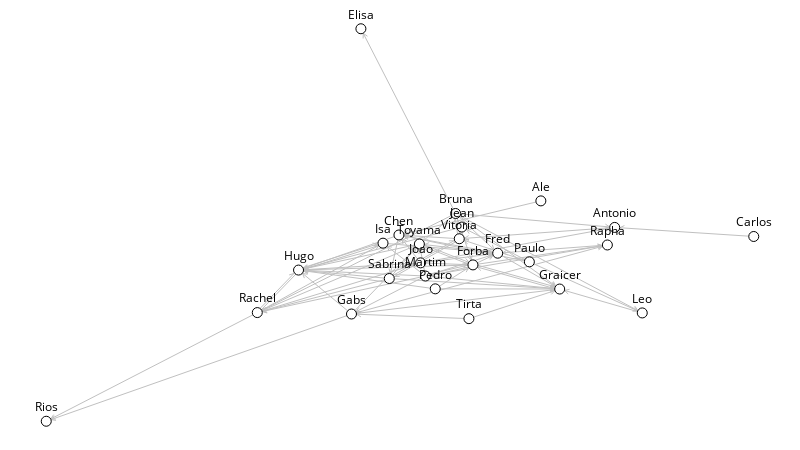

The notebook cell saved with this chart:
### Code cell
g = sn.load_graph('one-mode.gml', has_pos=False)

sn.show_graph(g, nlab=True)

### Figure 1 — Plotly figure (JSON) as saved in the notebook; plotly's stock layout.template omitted (floating-point values rounded to 4 significant figures; data arrays with more than 128 entries replaced by an {"elided": "..."} marker saying what was removed)
{"data": [{"hoverinfo": "none", "line": {"color": "rgb(192, 192, 192)", "width": 1}, "mode": "lines", "type": "scatter", "uid": "d979f608-d349-11e8-992b-704d7b885bfd", "x": {"elided": "678 float values"}, "y": {"elided": "678 float values"}}, {"hoverinfo": "none", "marker": {"color": "rgb(255, 255, 255)", "line": {"color": "rgb(0, 0, 0)", "width": 1}, "size": 10}, "mode": "markers+text", "text": ["Rachel", "Jean", "Bruna", "Leo", "Joao", "Rapha", "Carlos", "Fred", "Toyama", "Vitoria", "Hugo", "Gabs", "Elisa", "Paulo", "Sabrina", "Forba", "Rios", "Ale", "Graicer", "Antonio", "Martim", "Pedro", "Isa", "Chen", "Tirta"], "textfont": {"color": "rgb(0, 0, 0)"}, "textposition": "top center", "type": "scatter", "uid": "d979f609-d349-11e8-a737-704d7b885bfd", "x": [0.2983, 0.5874, 0.5786, 0.8424, 0.5291, 0.7931, 1, 0.6381, 0.5274, 0.5838, 0.3566, 0.4314, 0.4447, 0.6828, 0.4849, 0.6031, 0, 0.6991, 0.7257, 0.8035, 0.5359, 0.5498, 0.476, 0.4985, 0.5974], "y": [0.2768, 0.4948, 0.5293, 0.276, 0.4035, 0.4491, 0.4707, 0.4282, 0.4516, 0.465, 0.3852, 0.2732, 1, 0.4061, 0.3637, 0.3983, 0, 0.5614, 0.3368, 0.4938, 0.37, 0.3373, 0.4537, 0.4746, 0.2614]}], "layout": {"height": 450, "margin": {"b": 0, "l": 0, "r": 0, "t": 0}, "showlegend": false, "width": 800, "xaxis": {"showgrid": false, "showticklabels": false, "zeroline": false}, "yaxis": {"showgrid": false, "showticklabels": false, "zeroline": false}}}
